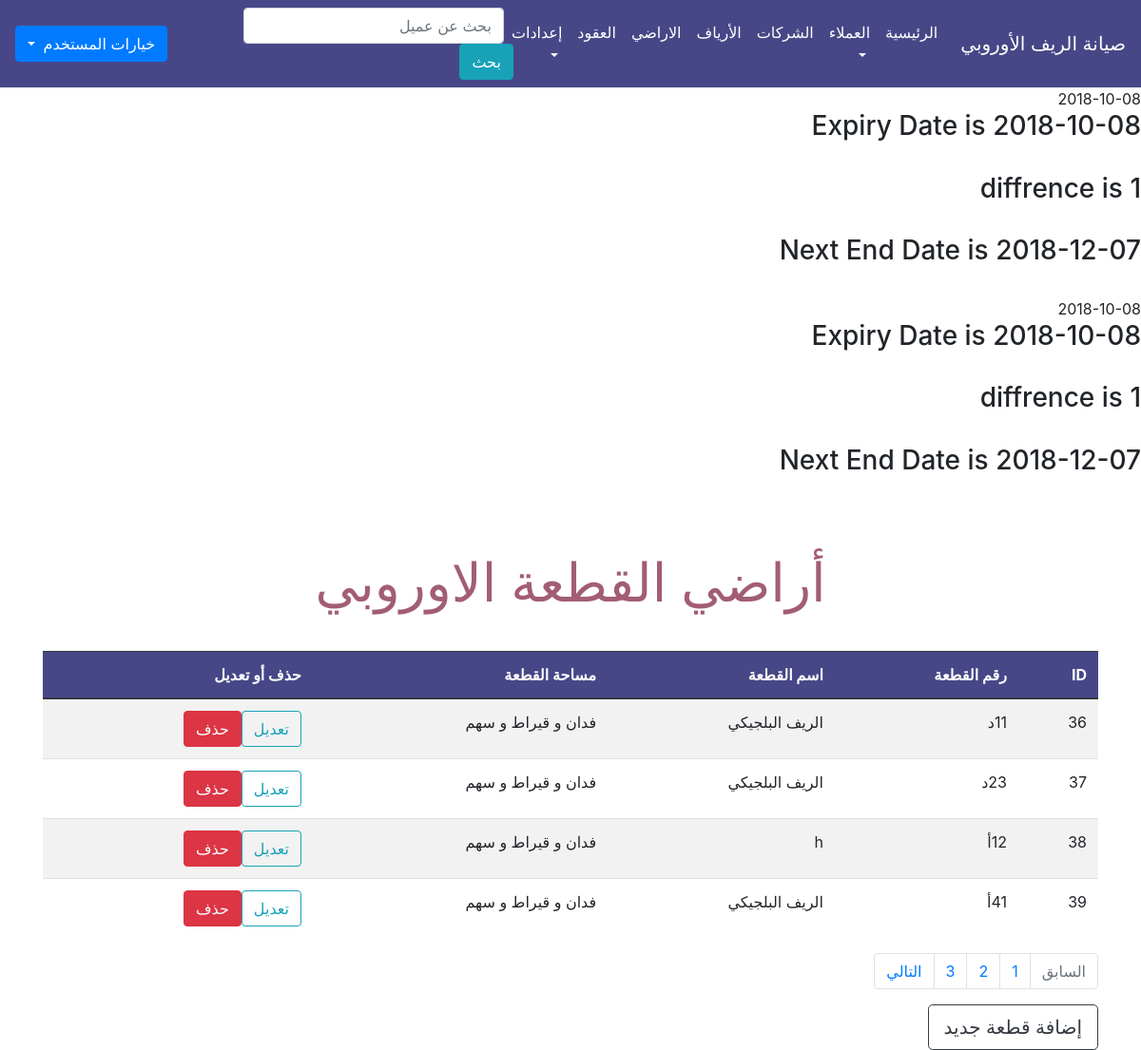
/units.php (signed in), run on an earlier commit of the app's database.
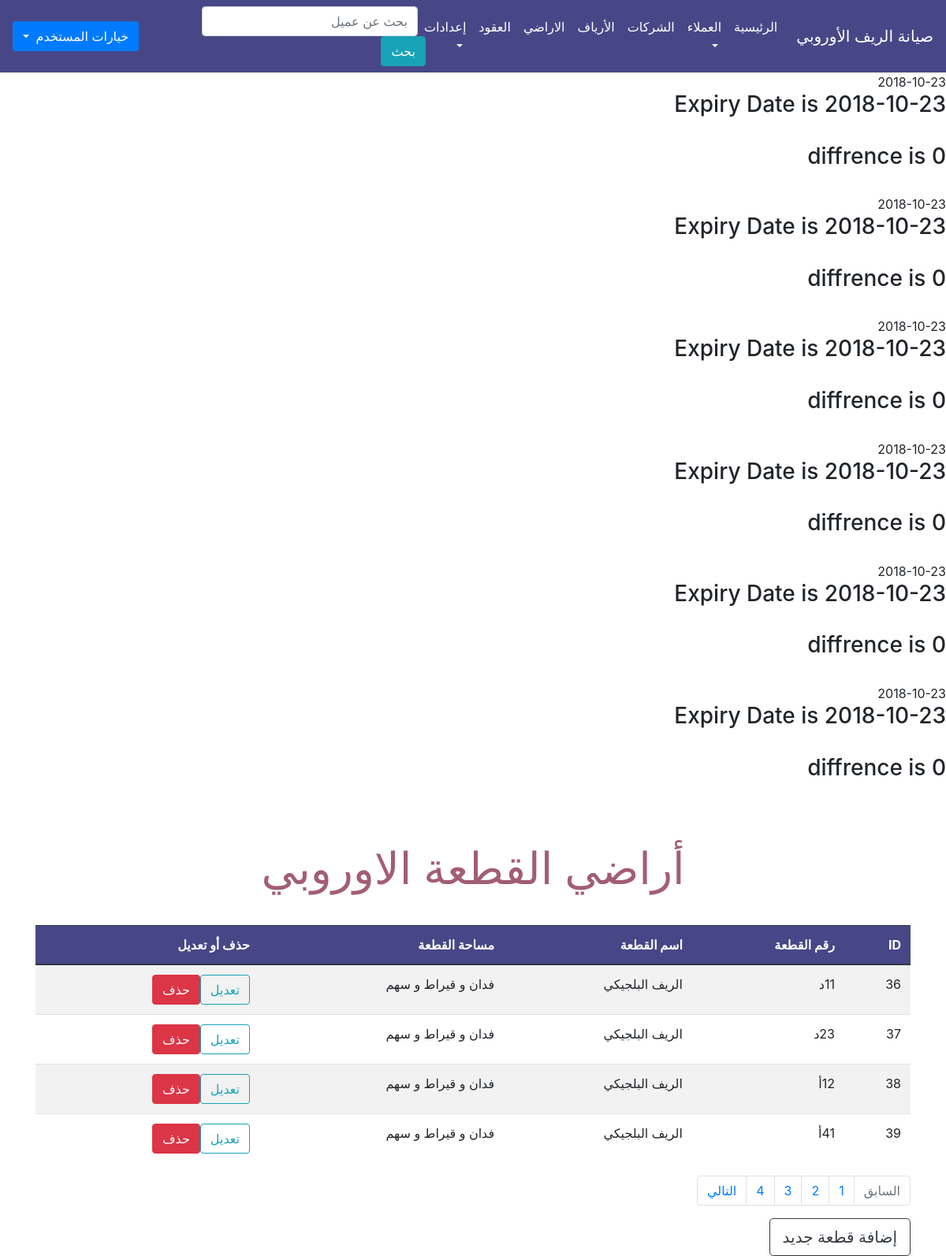
And on a later commit of the database.
### tables this page shows
CREATE TABLE `maint` (
  `maint_id` int(11) NOT NULL,
  `contract_id` int(11) NOT NULL,
  `balance` int(255) NOT NULL,
  `start_date` date NOT NULL,
  `end_date` date NOT NULL,
  `billed_to_date` date NOT NULL,
  `maint_fee` int(11) NOT NULL DEFAULT '750'
);

CREATE TABLE `units` (
  `unit_id` int(11) NOT NULL,
  `unit_name` varchar(50) NOT NULL,
  `reef_id` int(11) NOT NULL
);

CREATE TABLE `reefs` (
  `reef_id` int(11) NOT NULL,
  `company_id` int(11) NOT NULL,
  `reef_name` varchar(100) NOT NULL
);

### units.php (the view, shortened to what this page needs)
<?php
if (isset($_SESSION['username'])) {
    include 'init.php';
    echo '<div class="container">';
    if (isset($_GET['action'])) {
        $action = $_GET['action'];
    } else {
        $action = "Manage";
    }
        if ($action == 'Manage') {
        $limit = 4;
        $stmt = $db->prepare("SELECT * FROM units");
        $stmt->execute();
        $total_result = $stmt->rowCount();
        $total_pages = ceil($total_result/$limit);
        if(!isset($_GET['page'])) {
            $page = 1;
        } else {
            $page = $_GET['page'];
        }
        $starting_limit = ($page-1)*$limit;
        $show = "SELECT * FROM units ORDER BY unit_id ASC LIMIT $starting_limit, $limit";
        $rows = $db->prepare($show);
        $rows->execute();
        echo '<h1 class="page-title text-center"> أراضي القطعة الاوروبي </h1>';
        ?>
        <table class="table table-striped table-hover ">
            <thead class="thead-dark">
                <tr>
                    <th>
                        ID
                    </th>
                    <th>
                        رقم القطعة
                    </th>
                    <th>
                        اسم القطعة
                    </th>
                    <th>
                    مساحة القطعة
                    </th>
                    <th>
                        حذف أو تعديل
                    </th>
                </tr>
            </thead>
            <tbody>
                <?php
                    foreach($rows as $row) {
                        $stmt = $db->prepare('SELECT * FROM reefs WHERE reef_id = ? LIMIT 1');
                        $stmt->execute(array($row['reef_id']));
                        $reef = $stmt->fetch();
                        echo '<tr>';
                            echo '<td>' . $row['unit_id'] .  '</td><td>'
                            . $row['unit_name'] . '</td><td>'
                            . $reef['reef_name'] . '</td><td>'
                            . $row['space_f'] . 'فدان و' . $row['space_q'] . ' قيراط و' . $row['space_s']  . ' سهم ' .
                            '</td><td><a href="?action=Edit&id=' . $row['unit_id'] . '" class="btn btn-outline-info">تعديل</a><a href="?action=Delete&id=' . $row['unit_id'] . '" class="btn btn-danger confirm"> حذف</a></td>';
                        echo '</tr>';
                    }
                ?>
            </tbody>
        </table>
        <nav aria-label="Page navigation example">
            <ul class="pagination">
            <?php $past_page = $_GET['page'] - 1;
                if ($past_page < 1) {
                    $past_page = 1;
                    $past_page_status = 'disabled';
                }
            ?>
                <li class="page-item <?php echo $past_page_status; ?>">
                    <a href='<?php echo "?page=$past_page"; ?>' class="page-link">السابق
                    </a>
                </li>
                <?php
                for ($page=1; $page <= $total_pages ; $page++):?>
                <li class="page-item">
                    <a href='<?php echo "?page=$page"; ?>' class="page-link <?php if ($_GET['page'] == $page) { echo 'current';} ?>"><?php  echo $page; ?>
                    </a>
                </li>
            <?php endfor; ?>
            <?php $next_page = $_GET['page'] + 1;
            ?>
                <li class="page-item  <?php echo $next_page_status; ?>">
                    <a href='<?php echo "?page=$next_page"; ?>' class="page-link">التالي
                    </a>
                </li>
            </ul>
        </nav>
        <a href="?action=Add" class="btn btn-outline-dark btn-lg">إضافة قطعة جديد</a>
        <?php
        include $tbl . 'footer.php';
        }
    include $tbl . 'footer.php';
} else {
    header('Location: index.php');
    exit();
}?>

### init.php (shortened to what this page needs)
<?php
include 'db.php';
$tbl = "includes/";
include $tbl . 'header.php';
if (!isset($noNavbar)) {
    include $tbl . 'nav.php';
}
$stmtC = $db->prepare('SELECT contracts.contract_id , contracts.total_space, maint.balance, maint.start_date, maint.end_date, maint.maint_fee
 FROM contracts
INNER JOIN maint on contracts.contract_id = maint.contract_id');
$stmtC->execute();
$rows = $stmtC->fetchAll();
$curDate = date('Y-m-d');
foreach ($rows as $row) {
    echo $row['start_date'];
    $expDate = $row['start_date'];
    echo '<h3>Expiry Date is ' . $expDate . '</h3><br>';
    if ($expDate < $curDate) {
         $d = (int)abs((strtotime($curDate) - strtotime($expDate))/(60*60*24*30));;
        echo '<h3> diffrence is ' . $d . '</h3><br>';
        if ($d > 0) {
            $start_date_ = $curDate;
            $end_date_ = date("Y-m-d", strtotime(date("Y-m-d", strtotime($start_date_)). "next month"));
            echo '<h3> Next End Date is ' . $end_date_ . '</h3><br>';
        }
    } else {
    }
}

What changed in the data, as far as the page shows it:
removed maint: start_date "2018-10-08", start_date "1", end_date_ "2018-12-07"
removed maint: start_date "2018-10-08", start_date "1", end_date_ "2018-12-07"
added maint: start_date "2018-10-23", start_date "0"
added maint: start_date "2018-10-23", start_date "0"
added maint: start_date "2018-10-23", start_date "0"
added maint: start_date "2018-10-23", start_date "0"
added maint: start_date "2018-10-23", start_date "0"
added maint: start_date "2018-10-23", start_date "0"
changed units id 38: reef.reef_name "h" → "الريف البلجيكي"
Also different on the page:
new list line: "4"
